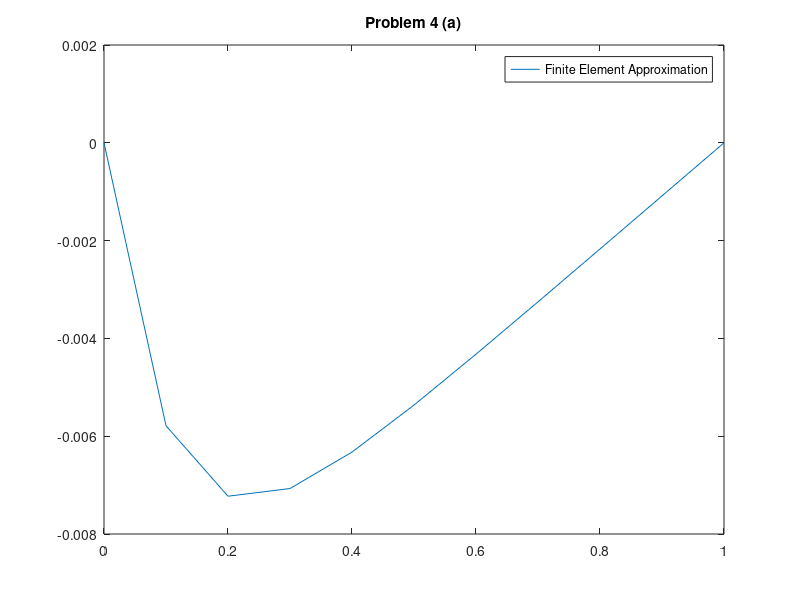

MATLAB code to generate this figure:
% Problem 4 (a)
% Marty Fuhry
% 3/28/2012
% Compiled and ran using GNU Octave, version 3.2.4 configured for "x86_64-pc-linux-gnu".

%%%%%%%%%%%%%%%%%%%%%%%%%%%%%%%%%%%%%%%%%%%%%%%%%%%%%%%%%%%%%%%%%%%%%%%%%%%%%%%%
% Write a finite element code to solve the one-dimensional boundary value      %
% problem for u(x) on 0 < x < 1                                                %
%  u''(x) = e^(-10x), u(0) = 0, u(1) = 0.                                      %
% Use tent functions on 10 uniformly spaced elements.                          %
%                                                                              %
%%%%%%%%%%%%%%%%%%%%%%%%%%%%%%%%%%%%%%%%%%%%%%%%%%%%%%%%%%%%%%%%%%%%%%%%%%%%%%%%

% build the grid
h = 0.1;
x = [0:h:1]';
m = size(x)(1)-2;

K = zeros(m+2,m+2);
L = zeros(m+2,1);

% define the basis function over the canonical element
function [feval] = f(x)
    feval = -exp(-10.*x);
endfunction

% build the element stiffness matrix
for j = 2:m+2
    K(j-1: j, j-1: j) += 1/h * [1 -1; -1 1];
endfor

% build the load vector
F = [f(x)];
for j = 2:m+1
    L(j-1:j) += h/6. * [2*F(j-1) + F(j); F(j-1) + 2*F(j)];
endfor

% boundary conditions
K(m+2,m+2) = 1;
K(m+2,m+1) = 0;
K(1,2) = 0;
K(1,1) = 1;
L(1) = 0;

% solve the steady state system
C = K \ L;

% and plot
plot(x,C);

legend("Finite Element Approximation");
title("Problem 4 (a)");
print("problem4a.png");

drawnow
input("Press any key to continue.")
